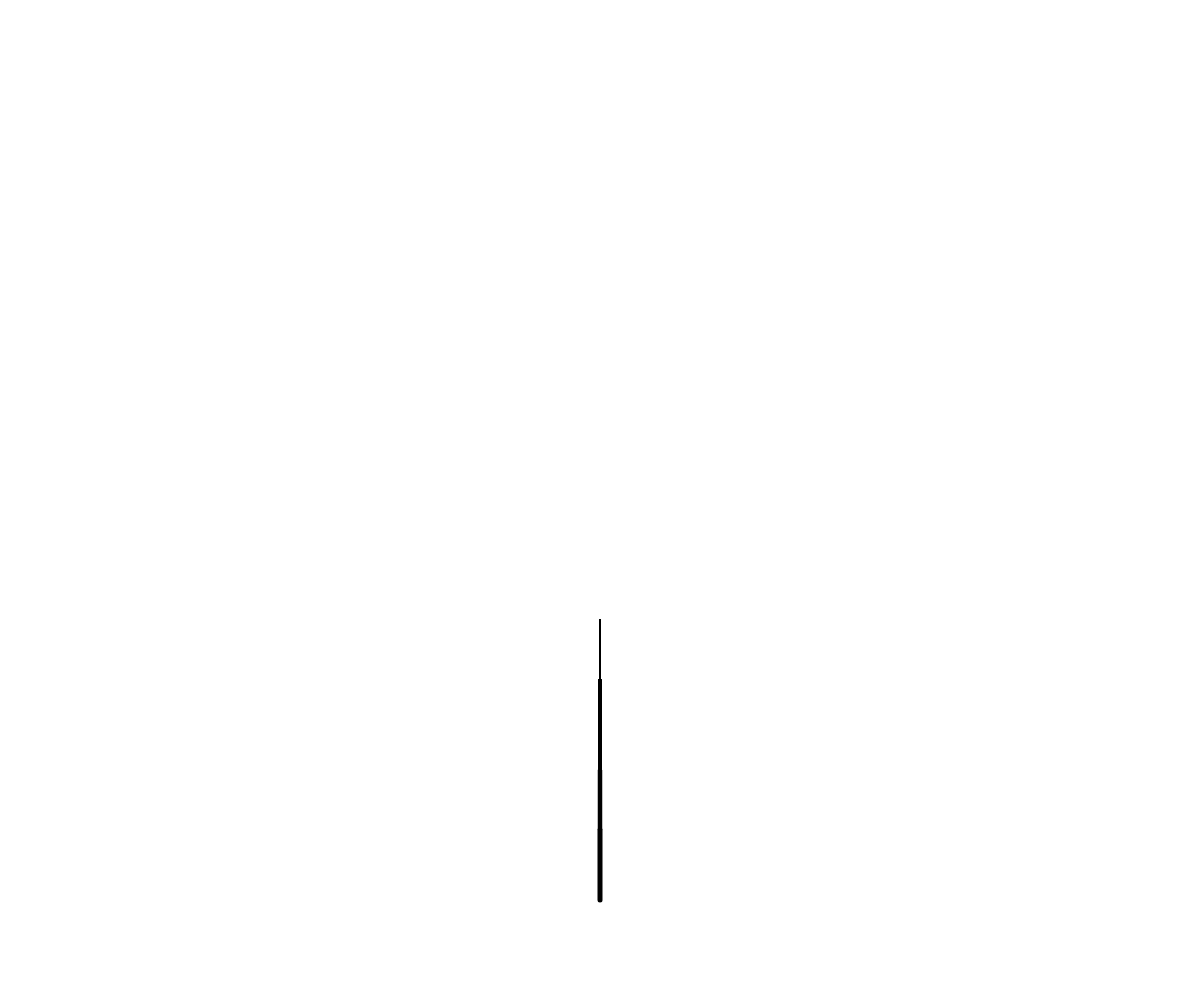
Frame 1 (no input)
Frame 60 (no input): identical to frame 1, image omitted
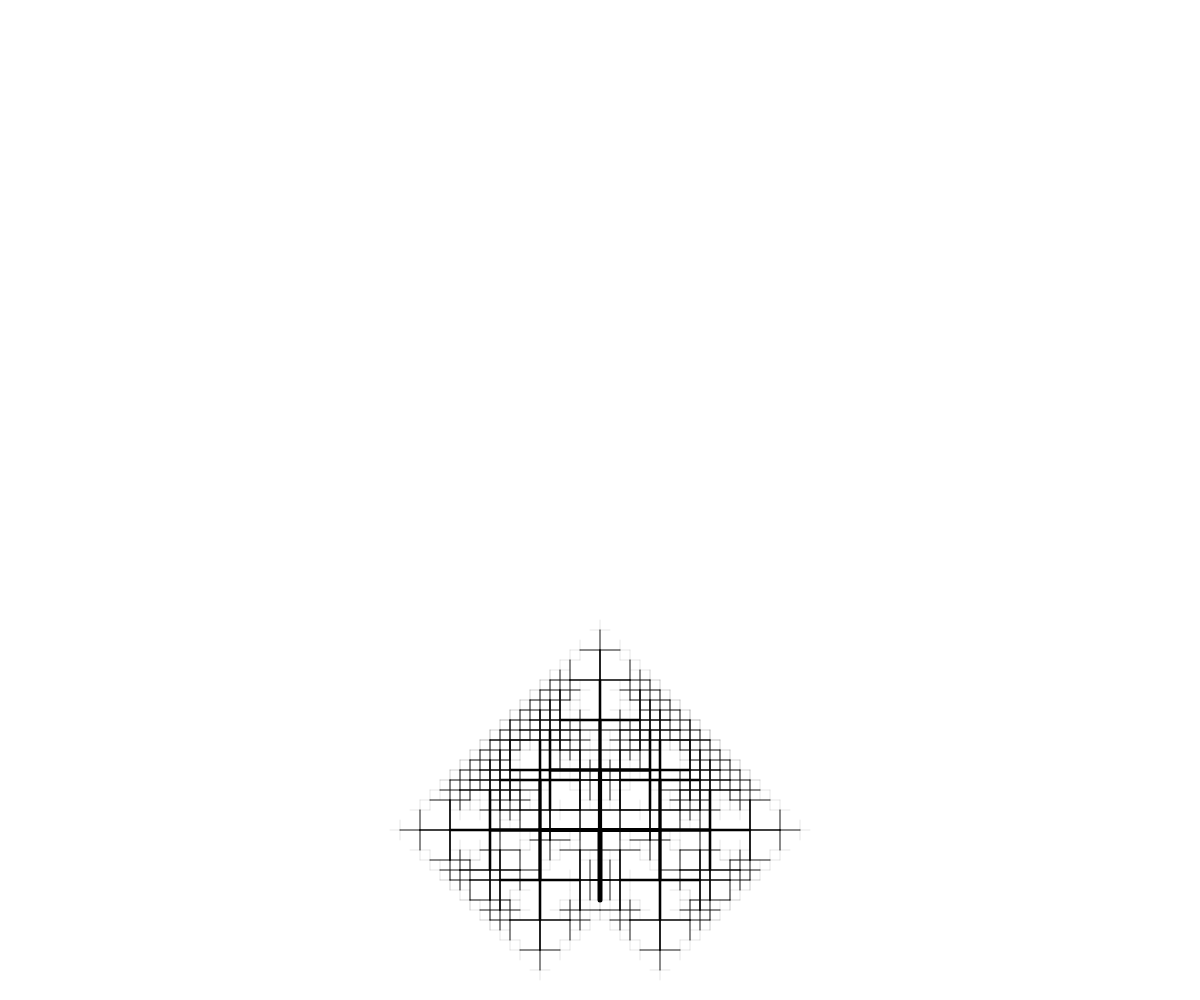
Frame 120 (the mouse pressed at the canvas centre since frame 60)

The p5.js sketch that drew these frames (run headless with seeded random() and noise() and a simulated clock; from frame 60 on, the mouse is pressed at the canvas centre):

// p5.js sketch
// ── sketch.js
// The Balloon Tree
// Rapheal Oki
// 30/12/2023



let depth = 7; let leafdepth = 0; let startingcolors; 
const scale =  10;

let angleOffset;
function setup() {
  createCanvas(windowWidth, windowHeight);
  background(42);
  angleMode(DEGREES);

  startingcolors = random(255);
}


function draw() {
  background(255);
  randomSeed(startingcolors); 
 

  angleOffset = map(mouseX,0,width,0,180);
  drawTree(width / 2, height * 0.9, 90, depth);
}


function drawLine(x1, y1, x2, y2, thickness) {
  // draw a line segment connecting (x1,y1) to (x2,y2)
  strokeWeight(thickness);
  line(x1, y1, x2, y2);
}


function drawTree(x1, y1, angle, depth) {
  let x2 = x1 + cos(angle) * depth * scale;
  let y2 = y1 - sin(angle) * depth * scale;



  if (depth > 0) {
    let thickness = map(depth, 1, 7, 0.1, 5);
    drawLine(x1, y1, x2, y2, thickness);




    // for a 2-branch tree:
    drawTree(x2, y2, angle, depth - 1);
    drawTree(x2, y2, angle - angleOffset, depth - 1);
    drawTree(x2, y2, angle + angleOffset, depth - 1);




    if (depth < leafdepth) {
      drawLeaf(x2, y2, depth);
    }
  }
}

function drawLeaf(x, y, leafdepth) {
  // the draw leaf function
  fill(random(255), random(255), random(255));
  let leafSize = map(depth, 0, leafdepth+1, 1, 10);
  
  circle(x, y, leafSize);
}

function keyPressed() {
  if (key === "z" && leafdepth > 1) {
    leafdepth--; // Reduce levels
  }
  else if (key === "x" && leafdepth < 5) {
    leafdepth++; // Increase levels
  }
}
